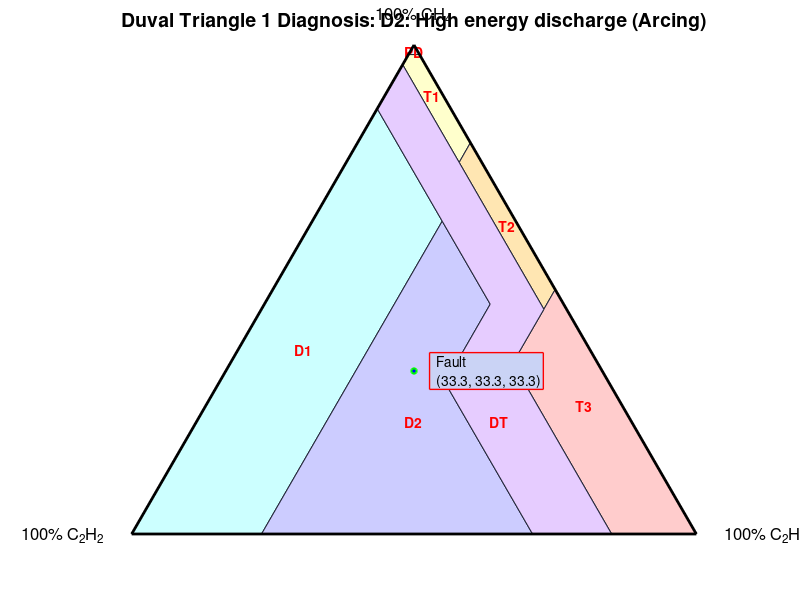

Here is the MATLAB script that generated this plot:
clc;
clear;

%________Taking Inputs___________
disp("===== DGA Calculator =====")
h2 = input('H2 - Hydrogen: ');
ch4 = input('CH4 - Methane: ');
c2h6 = input('C2H6 - Ethane: ');
c2h4 = input('C2H4 - Ethylene: ');
c2h2 = input('C2H2 - Acetylene: ');
co = input('CO - Carbon Monoxide: ');
co2 = input('CO2 - Carbon Dioxide: ');

%-----------------------Calculating Total Dissolved Combustible Gas--------------------------------
tdcg = h2 + ch4 + c2h6 + c2h4 + c2h2 + co;

fprintf('\n--- Preliminary Assessment ---\n');
fprintf('Total Dissolved Combustible Gas (TDCG): %.2f ppm\n', tdcg);

if tdcg < 720
    fprintf('Status: Condition 1 (Healthy/Normal). Ratios may be unreliable.\n');
elseif tdcg >= 720 && tdcg <= 1920
    fprintf('Status: Condition 2 (Caution). Monitor closely for gas increase.\n');
elseif tdcg > 1920 && tdcg <= 4630
    fprintf('Status: Condition 3 (High Risk)\n');
else
    fprintf('Status: Condition 4 (Excessive Decomposition - Immediate Action)\n');
end

%-----------------------------------------Rogers Ratio Method------------------------------------

%_________Zero Handling + Ratio Calculation____________
r1 = NaN; r2 = NaN; r5 = NaN;

if c2h4 > 0, r1 = c2h2/c2h4; end % R1: Acetylene/Ethylene
if h2 > 0,   r2 = ch4/h2;   end % R2: Methane/Hydrogen
if c2h6 > 0, r5 = c2h4/c2h6; end % R5: Ethylene/Ethane

fprintf('\n---> Rogers Ratio Method Method <---\n')

%____________Display Ratio Calculations_____________
fprintf('\nCalculated Ratios:\n');
fprintf('R1 (C2H2/C2H4): %.2f\n', r1);
fprintf('R2 (CH4/H2): %.2f\n', r2);
fprintf('R5 (C2H4/C2H6): %.2f\n', r5);

%_______________________________________(Comparison Logic)_______________________________________   
%| Fault Type                                   | R1 (C₂H₂/C₂H₄) | R2 (CH₄/H₂) | R5 (C₂H₄/C₂H₆) |
%| -------------------------------------------- | -------------- | ----------- | -------------- |
%| Normal Condition                             | < 0.1          | 0.1 – 1.0   | < 1.0          |
%| Partial Discharge (PD)                       | < 0.1          | < 0.1       | < 1.0          |
%| High Energy Discharge (Arcing)               | 0.1 – 3.0      | 0.1 – 1.0   | > 3.0          |
%| Low Temperature Thermal Fault (<300°C)       | < 0.1          | 0.1 – 1.0   | 1.0 – 3.0      |
%| Medium Temperature Thermal Fault (300–700°C) | < 0.1          | > 1.0       | 1.0 – 3.0      |
%| High Temperature Thermal Fault (>700°C)      | < 0.1          | > 1.0       | > 3.0          |

if isnan(r1) || isnan(r2) || isnan(r5) %Checking for NaN values
    rr_result = 'Warning: Invalid input.';
    
elseif (r1 < 0.1) && (r2 >= 0.1 && r2 <= 1.0) && (r5 < 1.0)
    rr_result = 'Normal working condition';
    
elseif (r1 < 0.1) && (r2 < 0.1) && (r5 < 1.0)
    rr_result = 'Possible Partial Discharge (Rogers method is limited)';
    
elseif (r1 >= 0.1 && r1 <= 3.0) && (r2 >= 0.1 && r2 <= 1.0) && (r5 > 3.0)
    rr_result = 'High-energy Discharge (Arcing)';
    
elseif (r1 < 0.1) && (r2 >= 0.1 && r2 <= 1.0) && (r5 >= 1.0 && r5 <= 3.0)
    rr_result = 'Low Temperature Thermal Fault (<300C)';
    
elseif (r1 < 0.1) && (r2 > 1.0) && (r5 >= 1.0 && r5 <= 3.0)
    rr_result = 'Medium Temperature Thermal Fault (300-700C)';
    
elseif (r1 < 0.1) && (r2 > 1.0) && (r5 > 3.0)
    rr_result = 'High Temperaure Thermal Fault (>700C)';
    
else
    rr_result = 'Diagnostic ratios do not match a standard fault pattern (Undetermined)';
end

fprintf('\nDiagnosis:\n%s\n', rr_result);

%------------------------------------------Key Gas Method----------------------------------------

fprintf('\n---> Key Gas Method (Hierarchical Analysis) <---\n')

% Calculating percentages relative to Total Dissolved Combustible Gas (TDCG)
if tdcg > 0
    p_h2   = (h2 / tdcg) * 100;
    p_ch4  = (ch4 / tdcg) * 100;
    p_c2h6 = (c2h6 / tdcg) * 100;
    p_c2h4 = (c2h4 / tdcg) * 100;
    p_c2h2 = (c2h2 / tdcg) * 100;
    p_co   = (co / tdcg) * 100;
else
    p_h2=0; p_ch4=0; p_c2h6=0; p_c2h4=0; p_c2h2=0; p_co=0;
end

kg_result = 'Normal / Inconclusive';

% ARCING (Key Gas: Acetylene).
if (p_c2h2 >= 5) && (c2h2 > 0)
    kg_result = 'High-Energy Discharge (Arcing) [Key Gas: Acetylene]';

% THERMAL OIL FAULTS (Key Gas: Ethylene)
elseif (p_c2h4 > 20) && (c2h4 > c2h6)
    kg_result = 'Thermal Fault in Oil (>700 C) [Key Gas: Ethylene]';

% CELLULOSE DEGRADATION (Key Gas: CO)
elseif (p_co > 80)
    kg_result = 'Overheating of Insulation Paper [Key Gas: Carbon Monoxide]';

% LOW-TEMP THERMAL (Key Gas: Methane/Ethane)
elseif (p_c2h6 > p_ch4) && (p_c2h6 > p_c2h4)
    kg_result = 'Low-temp Thermal / Oil Decomposition [Key Gas: Ethane]';
elseif (p_ch4 > p_h2) && (p_ch4 > p_c2h4)
    kg_result = 'Low-temp Thermal (<300 C) [Key Gas: Methane]';

% PARTIAL DISCHARGE (Key Gas: Hydrogen)
elseif (p_h2 > p_ch4) && (p_h2 > p_c2h4)
    kg_result = 'Partial Discharge (Corona) [Key Gas: Hydrogen]';

end

fprintf('Diagnosis: \n%s\n', kg_result);

%------------------------------------------CO2/CO Ratio----------------------------------------

fprintf('\n---> CO2/CO Ratio Analysis <---\n');

if co > 0
    ratio = co2/co;
    fprintf('\nCO2/CO Ratio: %.2f\n',ratio);
    
    if ratio < 3
        fprintf('\nDiagnosis: Severe paper degradation (Carbonization).\n');
    elseif ratio > 10
        fprintf('\nDiagnosis: Normal paper aging, Mild overheating.\n');
    else
        fprintf('\nDiagnosis: Healthy insulation, Standard operation.\n');
    end
else
    fprintf('CO2/CO Ratio: N/A Invalid Input.\n');
end

%----------------------------------Duval triangle 1----------------------------------------

fprintf('\n---> Duval triangle <---\n');

gas_sum = ch4 + c2h4 + c2h2;
p_ch4 = (ch4/gas_sum) * 100; p_c2h4 = (c2h4/gas_sum) * 100; p_c2h2 = (c2h2/gas_sum) * 100; %Percentages

%____________Creating states___________________

% Gases   | Value	State	  |  Value	State	   | Value	State
%---------|-------------------|--------------------|---------------
% CH4	  | 0–98	State 0	  | 98–100	State 1	   | 
% C2H2	  | 0–4 	State 0	  | 4–13	State 1	   |  13–15	State 2
%    	  | 15–29	State 3	  | 29–100	State 4	   | 
% C2H4	  | 0–20	State 0	  | 20–23	State 1	   | 23–40	State 2
%    	  | 40–50	State 3	  | 50–100	State 4	   | 

if (p_ch4 < 98), ch4_state = 0;
else, ch4_state = 1;
end
if (p_c2h2 < 4), c2h2_state = 0;
elseif (p_c2h2 >= 4 && p_c2h2 < 13), c2h2_state = 1; 
elseif (p_c2h2 >= 13 && p_c2h2 < 15), c2h2_state = 2;
elseif (p_c2h2 >= 15 && p_c2h2 < 29), c2h2_state = 3;
else, c2h2_state = 4;
end
if (p_c2h4 < 20), c2h4_state = 0;
elseif (p_c2h4 >= 20 && p_c2h4 < 23), c2h4_state = 1;
elseif (p_c2h4 >= 23 && p_c2h4 < 40), c2h4_state = 2;
elseif (p_c2h4 >= 40 && p_c2h4 < 50), c2h4_state = 3;
else, c2h4_state = 4;
end

%____________________Finding Faults_________________________________

% Faults |	CH4	        |    C2H2                       |   C2H4
%--------|--------------|-------------------------------|---------------------------------
% PD	 | State 1	    | Any state	                    | Any state
% D1	 | State 0	    | State 2–State 3–State 4	    | State 0–State 1
% D2	 | State 0	    | State 2–State 3	            | State 2
% 	     | State 0   	| State 4	                    | State 2–State 3–State 4
% T1	 | State 0   	| State 0	                    | State 0
% T2	 | State 0	    | State 0	                    | State 1–State 2–State 3
% T3	 | State 0	    | State 0–State 1–State 2	    | State 4
% DT     | State 0      | State 1	                    | State 0–State 1–State 2–State 3
%  	     | State 0	    | State 2	                    | State 3
% 	     | State 0   	| State 3	                    | State 3–State 4

fault = 'Undetermined / Boundary Case';

if (ch4_state == 1), fault = 'PD: Partial Discharge';
elseif (ch4_state == 0) && (c2h2_state == 2 || c2h2_state == 3 || c2h2_state == 4) && (c2h4_state == 0 || c2h4_state == 1), fault = 'D1: Low energy discharge (Sparking)';
elseif (ch4_state == 0) && (c2h2_state == 2 || c2h2_state == 3) && (c2h4_state == 2), fault = 'D2: High energy discharge (Arcing)';
elseif (ch4_state == 0) && (c2h2_state == 4) && (c2h4_state == 2 || c2h4_state == 3 || c2h4_state == 4), fault = 'D2: High energy discharge (Arcing)';
elseif (ch4_state == 0) && (c2h2_state == 0) && (c2h4_state == 0), fault = 'T1: Low Temperature Thermal Fault (<300C)';
elseif (ch4_state == 0) && (c2h2_state == 0) && (c2h4_state == 1 || c2h4_state == 2 || c2h4_state == 3), fault = 'T2: Medium Temperature Thermal Fault (300-700C)';
elseif (ch4_state == 0) && (c2h2_state == 0 || c2h2_state == 1 || c2h2_state == 2) && (c2h4_state == 4), fault = 'T3: High Temperaure Thermal Fault (>700C)';
elseif (ch4_state == 0) && (c2h2_state == 1) && (c2h4_state == 0 || c2h4_state == 1 || c2h4_state == 2 || c2h4_state == 3), fault = 'DT: Mix of thermal and electrical faults';
elseif (ch4_state == 0) && (c2h2_state == 2) && (c2h4_state == 3), fault = 'DT: Mix of thermal and electrical faults';
elseif (ch4_state == 0) && (c2h2_state == 3) && (c2h4_state == 3 || c2h4_state == 4), fault = 'DT: Mix of thermal and electrical faults';
end

fprintf('Diagnosis: %s\n', fault);

%----------------------------------Duval Triangle Plot----------------------------------------

% Defining Vertices and Points (a-o)
top = [0.5, 0.866];   % 100% CH4
right = [1, 0];       % 100% C2H4
left = [0, 0];        % 100% C2H2

a = [0.49, 0.849]; b = [0.51, 0.849]; c = [0.48, 0.831]; d = [0.58, 0.658]; e = [0.6, 0.693]; 
f = [0.73, 0.398]; g = [0.75, 0.433]; h = [0.675, 0.303]; I = [0.85, 0]; J = [0.71, 0]; k = [0.555, 0.268]; 
l = [0.635, 0.407]; m = [0.55, 0.554]; n = [0.435, 0.753]; o = [0.23, 0];

% Zones Polygons
% PD: Top -> b -> a
PD_x = [top(1), b(1), a(1)];
PD_y = [top(2), b(2), a(2)];

% T1: a -> b -> e -> d -> c
T1_x = [a(1), b(1), e(1), d(1), c(1)];
T1_y = [a(2), b(2), e(2), d(2), c(2)];

% T2: d -> e -> g -> f
T2_x = [d(1), e(1), g(1), f(1)];
T2_y = [d(2), e(2), g(2), f(2)];

% T3: f -> g -> right -> I -> h
T3_x = [f(1), g(1), right(1), I(1), h(1)];
T3_y = [f(2), g(2), right(2), I(2), h(2)];

% D1: n -> m -> o -> left
D1_x = [n(1), m(1), o(1), left(1)];
D1_y = [n(2), m(2), o(2), left(2)];

% D2: m -> l -> k -> J -> o
D2_x = [m(1), l(1), k(1), J(1), o(1)];
D2_y = [m(2), l(2), k(2), J(2), o(2)];

% DT: c -> d -> f -> h -> I -> J -> k -> l -> m -> n
DT_x = [c(1), d(1), f(1), h(1), I(1), J(1), k(1), l(1), m(1), n(1)];
DT_y = [c(2), d(2), f(2), h(2), I(2), J(2), k(2), l(2), m(2), n(2)];

% Calculating Sample Point (X, Y)
% Using fractions (0-1), not percentages (0-100) for the coordinate formula
if gas_sum > 0
    f_ch4 = ch4 / gas_sum;
    f_c2h4 = c2h4 / gas_sum;
else
    f_ch4 = 0; f_c2h4 = 0;
end

% Using Formula (https://powertransformerhealth.com/2019/03/22/duvals-triangle-method/#:~:text=X%20%3D%20%5B%28%25C2H4,0%2E866,-For)
X_pt = ((f_c2h4 / 0.866) + (f_ch4 / 1.732)) * 0.866;
Y_pt = f_ch4 * 0.866;

% Plotting Graph
figure('Name', 'Duval Triangle 1', 'Color', '#24273a');
hold on;
axis equal;
axis off; % Hide standard axes

% Draw Zone Patches (Colored)
fill(PD_x, PD_y, [0.85 0.95 1], 'EdgeColor', '#24273a');   % PD - Pale Blue
fill(T1_x, T1_y, [1 1 0.8], 'EdgeColor', '#24273a');       % T1 - Pale Yellow
fill(T2_x, T2_y, [1 0.9 0.7], 'EdgeColor', '#24273a');     % T2 - Pale Orange
fill(T3_x, T3_y, [1 0.8 0.8], 'EdgeColor', '#24273a');     % T3 - Pale Red
fill(D1_x, D1_y, [0.8 1 1], 'EdgeColor', '#24273a');       % D1 - Pale Cyan
fill(D2_x, D2_y, [0.8 0.8 1], 'EdgeColor', '#24273a');     % D2 - Pale Purple
fill(DT_x, DT_y, [0.9 0.8 1], 'EdgeColor', '#24273a');     % DT - Pale Magenta

% Adding Zone Labels
text(mean(PD_x), mean(PD_y), 'PD', 'HorizontalAlignment', 'center', 'FontWeight', 'bold', 'color', 'r');
text(mean(T1_x), mean(T1_y), 'T1', 'HorizontalAlignment', 'center', 'FontWeight', 'bold', 'color', 'r');
text(mean(T2_x), mean(T2_y), 'T2', 'HorizontalAlignment', 'center', 'FontWeight', 'bold', 'color', 'r');
text(mean(T3_x), mean(T3_y), 'T3', 'HorizontalAlignment', 'center', 'FontWeight', 'bold', 'color', 'r');
text(mean(D1_x), mean(D1_y), 'D1', 'HorizontalAlignment', 'center', 'FontWeight', 'bold', 'color', 'r');
text(0.65, 0.20, 'DT', 'HorizontalAlignment', 'center', 'FontWeight', 'bold', 'color', 'r'); % Manual placement for DT
text(0.5, 0.2, 'D2', 'HorizontalAlignment', 'center', 'FontWeight', 'bold', 'color', 'r'); % Manual placement for D2

% Main Triangle Boundary
plot([0 1 0.5 0], [0 0 0.866 0], 'k-', 'LineWidth', 2);

% Plotting Sample Point
plot(X_pt, Y_pt, 'go', 'MarkerFaceColor', 'b', 'MarkerSize', 4, 'LineWidth', 1.5);

% Label to Sample Point
text(X_pt + 0.03, Y_pt, sprintf('  Fault\n  (%.1f, %.1f, %.1f)', p_ch4, p_c2h4, p_c2h2), ...
    'BackgroundColor', '#cad3f5', 'color', 'k', 'EdgeColor', 'r', 'LineWidth', 1, 'Margin', 1);

% Corner Labels
text(0.5, 0.92, '100% CH_4', 'HorizontalAlignment', 'center', 'FontSize', 12);
text(-0.05, 0, '100% C_2H_2', 'HorizontalAlignment', 'right', 'FontSize', 12);
text(1.05, 0, '100% C_2H_4', 'HorizontalAlignment', 'left', 'FontSize', 12);

title(['Duval Triangle 1 Diagnosis: ' fault], 'FontSize', 14);
hold off;
